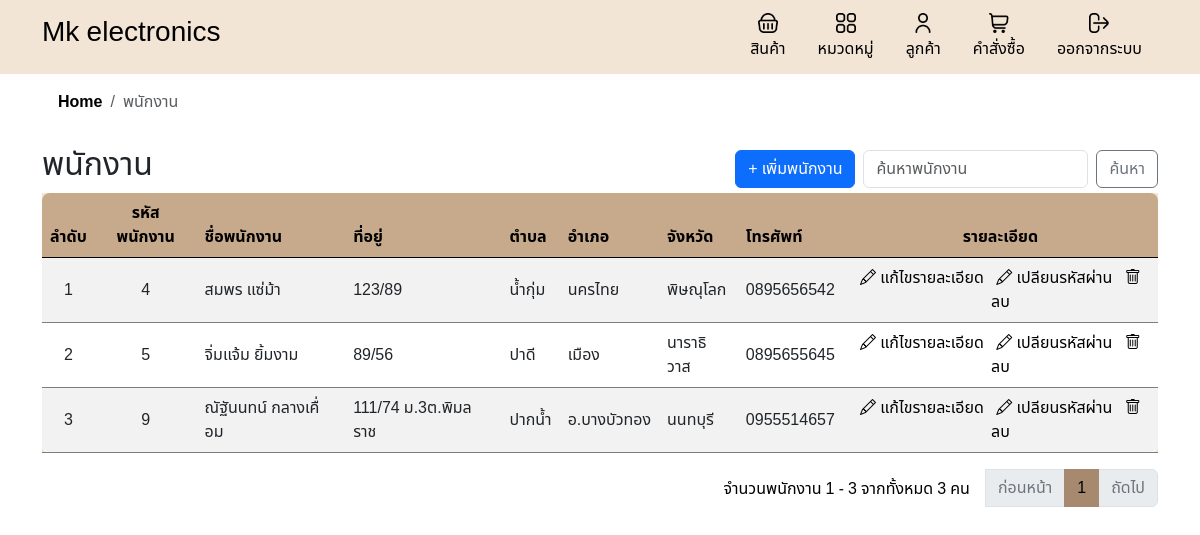
Screenshot of /employee.php (signed in) with the database file from the repository.
### tables this page shows
CREATE TABLE `employees` (
  `employee_id` int(11) NOT NULL,
  `name` varchar(255) NOT NULL,
  `address` varchar(255) DEFAULT NULL,
  `district` varchar(100) DEFAULT NULL,
  `city` varchar(100) DEFAULT NULL,
  `province` varchar(100) DEFAULT NULL,
  `phone` varchar(10) DEFAULT NULL,
  `created_at` timestamp NOT NULL DEFAULT current_timestamp()
);

### employee.php (the view, shortened to what this page needs)
<?php
include 'header.php';
include 'db.php';
include 'inc/links.php';
$search = isset($_GET['search']) ? $_GET['search'] : '';
$records_per_page = 10;
$current_page = isset($_GET['page']) ? intval($_GET['page']) : 1;
$offset = ($current_page - 1) * $records_per_page;
$sql = "SELECT * FROM employees";
$sql .= " LIMIT ? OFFSET ?";
$stmt = $conn->prepare($sql);
if ($search) {
    $search_param = "%$search%";
    $stmt->bind_param("ssii", $search_param, $search_param, $records_per_page, $offset);
} else {
    $stmt->bind_param("ii", $records_per_page, $offset);
}
$stmt->execute();
$result = $stmt->get_result();
$count_sql = "SELECT COUNT(*) as total_records FROM employees";
if ($search) {
    $count_sql .= " WHERE name LIKE ? OR address LIKE ?";
    $count_stmt = $conn->prepare($count_sql);
    $count_stmt->bind_param("ss", $search_param, $search_param);
    $count_stmt->execute();
    $count_result = $count_stmt->get_result();
} else {
    $count_result = $conn->query($count_sql);
}
$total_records = $count_result->fetch_assoc()['total_records'];
$total_pages = ceil($total_records / $records_per_page);
?>
<!DOCTYPE html>
<html>
<head>
</head>
<body>
    <div class="container">
        <nav aria-label="breadcrumb">
            <ol class="breadcrumb breadcrumb-chevron p-3 rounded -3">
                <li class="breadcrumb-item">
                    <a class="link-body-emphasis fw-semibold text-decoration-none" href="home.php">Home</a>
                </li>
                <li class="breadcrumb-item active" aria-current="page">พนักงาน</li>
            </ol>
        </nav>
        <div class="d-flex justify-content-between align-items-center">
            <h2>พนักงาน</h2>
            <div class="d-flex flex-grow-1 justify-content-end align-items-center gap-2">
                <div>
                    <a href="add_employee.php" class="btn btn-primary custom-btn">+ เพิ่มพนักงาน</a>
                </div>
                <form class="d-flex m-0" action="" method="get">
                    <input class="form-control me-2" type="search" name="search" placeholder="ค้นหาพนักงาน"
                        aria-label="Search" value="<?php echo htmlspecialchars($search); ?>">
                    <button class="btn btn-outline-secondary custom-btn-t" type="submit">ค้นหา</button>
                </form>
            </div>
        </div>
        <div class="table-responsive">
            <table class="table table-striped ">
                <thead>
                    <tr>
                        <th class='text-center'>ลำดับ</th>
                        <th class='text-center'>รหัสพนักงาน</th>
                        <th>ชื่อพนักงาน</th>
                        <th>ที่อยู่</th>
                        <th>ตำบล</th>
                        <th>อำเภอ</th>
                        <th>จังหวัด</th>
                        <th>โทรศัพท์</th>
                        <th class='text-center'>รายละเอียด</th>
                    </tr>
                </thead>
                <tbody>
                    <?php
                    if ($result->num_rows > 0) {
                        $row_number = $offset + 1;
                        while ($row = $result->fetch_assoc()) {
                            echo "<tr>
                                        <td class = 'text-center'>{$row_number}</td>
                                        <td class = 'text-center'>{$row['employee_id']}</td>
                                        <td>{$row['name']}</td>
                                        <td>{$row['address']}</td>
                                        <td>{$row['district']}</td>
                                        <td>{$row['city']}</td>
                                        <td>{$row['province']}</td>
                                        <td>{$row['phone']}</td>
                                        <td class = 'text-center'>
                                            <a href='edit_employee.php?employee_id=" . $row['employee_id'] . "' class='custom-link'>
                                                <i class='bi bi-pencil'></i> แก้ไขรายละเอียด
                                            </a> &nbsp;
                                             <a href='edit_employee_password.php?employee_id=" . $row['employee_id'] . "' class='custom-link'>
                                                <i class='bi bi-pencil'></i> เปลียนรหัสผ่าน
                                            </a> &nbsp;
                                            <a href='#' class='custom-link' onclick='confirmDelete(" . $row['employee_id'] . ")'>
                                                <i class='bi bi-trash'></i> ลบ
                                            </a>
                                        </td>
                                    </tr>";
                            $row_number++;
                        }
                    } else {
                        echo "<tr><td colspan='8'>ไม่มีข้อมูลพนักงาน</td></tr>";
                    }
                    ?>
                </tbody>
            </table>
            <nav aria-label="Page navigation example">
                <ul class="pagination justify-content-end">
                    <div class="mt-2 me-3">
                        <?php
                        $start_number = ($current_page - 1) * $records_per_page + 1;
                        $end_number = min($start_number + $records_per_page - 1, $total_records);
                        echo "จำนวนพนักงาน $start_number - $end_number จากทั้งหมด $total_records คน";
                        ?>
                    </div>
                    <?php if ($current_page > 1): ?>
                        <li class="page-item">
                            <a class="page-link"
                                href="?page=<?php echo $current_page - 1; ?>&search=<?php echo urlencode($search); ?>">ก่อนหน้า</a>
                        </li>
                    <?php else: ?>
                        <li class="page-item disabled">
                            <a class="page-link">ก่อนหน้า</a>
                        </li>
                    <?php endif; ?>
                    <?php for ($i = 1; $i <= $total_pages; $i++): ?>
                        <li class="page-item <?php echo ($i == $current_page) ? 'active' : ''; ?>">
                            <a class="page-link" href="?page=<?php echo $i; ?>&search=<?php echo urlencode($search); ?>">
                                <?php echo $i; ?>
                            </a>
                        </li>
                    <?php endfor; ?>
                    <?php if ($current_page < $total_pages): ?>
                        <li class="page-item">
                            <a class="page-link"
                                href="?page=<?php echo $current_page + 1; ?>&search=<?php echo urlencode($search); ?>">ถัดไป</a>
                        </li>
                    <?php else: ?>
                        <li class="page-item disabled">
                            <a class="page-link">ถัดไป</a>
                        </li>
                    <?php endif; ?>
                </ul>
            </nav>
        </div>
    </div>
</body>
</html>

### style.css (style rules this page uses)
* { font-family: "Noto Sans Thai", sans-serif; }
html { overflow-y: scroll; }
body { font-family: "Noto Sans Thai", sans-serif; background-color: #ffffff; }
.table { width: 100%; margin-bottom: 1rem; color: #212529; background-color: #F2E5D5; overflow: hidden; }
.table td, .table th { background-color: #F2E5D5; border-color: #7e7e7e; }
.table-striped tbody tr:nth-of-type(odd) { background-color: rgba(242, 229, 213, 0.5); }
.table th, .table td { padding: 0.75rem; vertical-align: top; border-top: 1px solid #ffffff; text-align: left; }
.table thead th { vertical-align: bottom; border-bottom: 1px solid #000000; background-color: #C7A98B; color: #000; }
.table thead th:first-child { border-top-left-radius: 8px; }
.table thead th:last-child { border-top-right-radius: 8px; }
.table tbody tr:last-child td:first-child { border-bottom-left-radius: 8px; }
.table tbody tr:last-child td:last-child { border-bottom-right-radius: 8px; }
.table-responsive { display: block; width: 100%; overflow-x: auto; -webkit-overflow-scrolling: touch; -ms-overflow-style: -ms-autohiding-scrollbar; }
.custom-btn { background-color: #ffffff; color: #000000; border: 2px solid #C7A98B; }
.custom-btn-t { background-color: #C7A98B; color: #000000; border: none; }
.pagination { color: #000; }
.page-item.active .page-link { background-color: #A6896F; border-color: #A6896F; color: #000000; }
.page-item .page-link { color: #000000; }
.page-item.disabled .page-link { color: #6c757d; }
.custom-link { color: #000; text-decoration: none; }
body { margin-bottom: 20px; padding: 0; background-color: #f8f9fa; }
.table th, .table td { vertical-align: middle; }
html, body { height: 100%; }

### rows the page displays
employees: employee_id "4", name "สมพร แซ่ม้า", address "123/89", district "น้ำกุ่ม", city "นครไทย", province "พิษณุโลก", phone "0895656542"
employees: employee_id "5", name "จิ่มแจ้ม ยิ้มงาม", address "89/56", district "ปาดี", city "เมือง", province "นาราธิวาส", phone "0895655645"
employees: employee_id "9", name "ณัฐันนทน์ กลางเคื่อม", address "111/74 ม.3ต.พิมลราช", district "ปากน้ำ", city "อ.บางบัวทอง", province "นนทบุรี", phone "0955514657"

### other values shown
$start_number "1"
$end_number "3"
$total_records "3"
